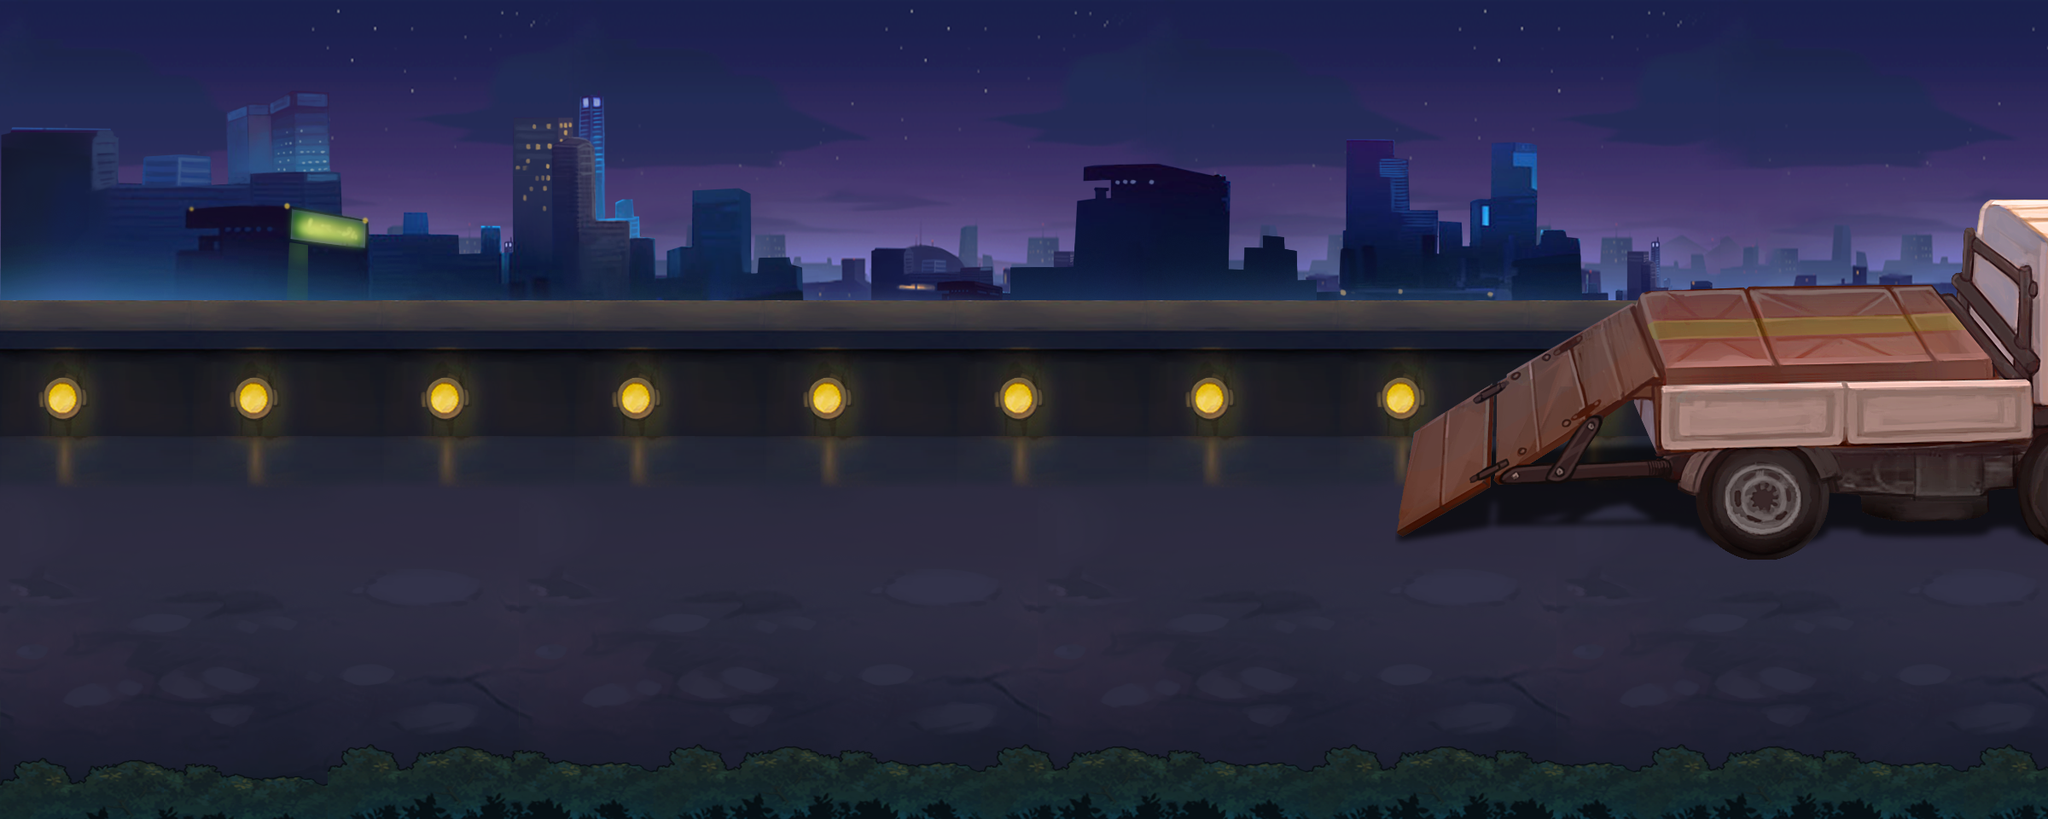

The image is a tile-based game level rendered from a .tmx file. Its description and source (layers, tilesets, objects; grid data summarised) follow:
An orthogonal 75x60 tile map with 32x16 px tiles, 9 tile layers (far, far1, far2, ground, ...), 5 tilesets and 13 objects (born1, guai1-1, guai1-2, guai2-1, guai3-2, ...).

<map version="1.0" orientation="orthogonal" width="75" height="60" tilewidth="32" tileheight="16">
 <tileset firstgid="1" name="yechengyuan" tilewidth="32" tileheight="16">
  <image source="yechengyuan.png" width="1088" height="959" />
 </tileset>
 <tileset firstgid="2007" name="yecheng" tilewidth="32" tileheight="16">
  <image source="yecheng.png" width="1120" height="959" />
 </tileset>
 <tileset firstgid="4072" name="meta1" tilewidth="32" tileheight="16">
  <image source="meta1.png" width="320" height="16" />
  <tile id="0">
   <properties>
    <property name="block" value="" />
   </properties>
  </tile>
  <tile id="2">
   <properties>
    <property name="jump" value="" />
   </properties>
  </tile>
 </tileset>
 <tileset firstgid="4082" name="qiaodun" tilewidth="32" tileheight="16">
  <image source="qiaodun.png" width="353" height="768" />
 </tileset>
 <tileset firstgid="4610" name="zhangai" tilewidth="32" tileheight="16">
  <image source="zhangai.png" width="1025" height="1086" />
 </tileset>
 <layer name="far" width="75" height="60">
  <properties>
   <property name="XSpeed" value="0.5" />
   <property name="YSpeed" value="0.9" />
   <property name="ZOrder" value="-1" />
  </properties>
  <data>[4500 cells, 2025 non-empty, 567 distinct tile ids]</data>
 </layer>
 <layer name="far1" width="75" height="60">
  <properties>
   <property name="XSpeed" value="0.5" />
   <property name="YSpeed" value="0.9" />
   <property name="ZOrder" value="-1" />
  </properties>
  <data>[4500 cells, 540 non-empty, 540 distinct tile ids]</data>
 </layer>
 <layer name="far2" width="75" height="60">
  <properties>
   <property name="XSpeed" value="0.5" />
   <property name="YSpeed" value="0.9" />
   <property name="ZOrder" value="-1" />
  </properties>
  <data>[4500 cells, 294 non-empty, 294 distinct tile ids]</data>
 </layer>
 <layer name="ground" width="75" height="60">
  <properties>
   <property name="XSpeed" value="1" />
   <property name="YSpeed" value="1" />
   <property name="ZOrder" value="0" />
  </properties>
  <data>[4500 cells, 1950 non-empty, 494 distinct tile ids]</data>
 </layer>
 <layer name="ground1" width="75" height="60">
  <properties>
   <property name="XSpeed" value="1" />
   <property name="YSpeed" value="1" />
   <property name="ZOrder" value="0" />
  </properties>
  <data>[4500 cells, 1050 non-empty, 98 distinct tile ids]</data>
 </layer>
 <layer name="ground_xp_2" width="75" height="60">
  <properties>
   <property name="XSpeed" value="1" />
   <property name="YSpeed" value="1" />
   <property name="ZOrder" value="0" />
   <property name="id" value="7" />
  </properties>
  <data>[4500 cells, 190 non-empty, 190 distinct tile ids]</data>
 </layer>
 <layer name="ground_xp_3" width="75" height="60">
  <properties>
   <property name="XSpeed" value="1" />
   <property name="YSpeed" value="1" />
   <property name="ZOrder" value="0" />
  </properties>
  <data>[4500 cells, 378 non-empty, 378 distinct tile ids]</data>
 </layer>
 <layer name="near" width="75" height="60" opacity="0.84">
  <properties>
   <property name="XSpeed" value="1" />
   <property name="YSpeed" value="1" />
   <property name="ZOrder" value="1" />
  </properties>
  <data>[4500 cells, 438 non-empty, 72 distinct tile ids]</data>
 </layer>
 <layer name="block" width="75" height="60" opacity="0">
  <data>[4500 cells, 2533 non-empty, 2 distinct tile ids]</data>
 </layer>
 <objectgroup name="born" width="0" height="0">
  <object name="born1" x="172" y="668" width="42" height="38" />
  <object name="guai1-1" x="416" y="774" width="38" height="44" />
  <object name="guai1-2" x="498" y="638" width="38" height="42" />
  <object name="guai2-1" x="872" y="616" width="38" height="38" />
  <object name="guai3-2" x="1468" y="708" width="38" height="38" />
  <object name="guai3-3" x="1308" y="768" width="38" height="38" />
  <object name="guai8" x="2006" y="390" width="38" height="38" />
  <object name="guai4-1" x="1998" y="688" width="38" height="38" />
  <object name="guai3-1" x="1414" y="602" width="38" height="38" />
  <object name="guai2-2" x="862" y="734" width="38" height="38" />
  <object name="boss" x="1860" y="736" width="38" height="38" />
  <object name="guai4-2" x="2006" y="820" width="38" height="38" />
  <object name="guai4-3" x="1918" y="838" width="38" height="38" />
 </objectgroup>
</map>
